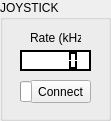
    <widget class="QGroupBox" name="JoystickInterfaceGroup">
     <property name="geometry">
      <rect>
       <x>10</x>
       <y>270</y>
       <width>111</width>
       <height>121</height>
      </rect>
     </property>
     <property name="title">
      <string>JOYSTICK</string>
     </property>
     <widget class="QPushButton" name="ConnectJoystick">
      <property name="geometry">
       <rect>
        <x>30</x>
        <y>80</y>
        <width>61</width>
        <height>23</height>
       </rect>
      </property>
      <property name="text">
       <string>Connect</string>
      </property>
     </widget>
     <widget class="QLCDNumber" name="JoystickLoopRate">
      <property name="enabled">
       <bool>true</bool>
      </property>
      <property name="geometry">
       <rect>
        <x>20</x>
        <y>50</y>
        <width>71</width>
        <height>21</height>
       </rect>
      </property>
      <property name="palette">
       <palette>
        <active>
         <colorrole role="WindowText">
          <brush brushstyle="SolidPattern">
           <color alpha="255">
            <red>255</red>
            <green>255</green>
            <blue>255</blue>
           </color>
          </brush>
         </colorrole>
         <colorrole role="Button">
          <brush brushstyle="SolidPattern">
           <color alpha="255">
            <red>255</red>
            <green>255</green>
            <blue>255</blue>
           </color>
          </brush>
         </colorrole>
         <colorrole role="Light">
          <brush brushstyle="SolidPattern">
           <color alpha="255">
            <red>0</red>
            <green>0</green>
            <blue>0</blue>
           </color>
          </brush>
         </colorrole>
         <colorrole role="Midlight">
          <brush brushstyle="SolidPattern">
           <color alpha="255">
            <red>0</red>
            <green>0</green>
            <blue>0</blue>
           </color>
          </brush>
         </colorrole>
         <colorrole role="Dark">
          <brush brushstyle="SolidPattern">
           <color alpha="255">
            <red>0</red>
            <green>0</green>
            <blue>0</blue>
           </color>
          </brush>
         </colorrole>
         <colorrole role="Mid">
          <brush brushstyle="SolidPattern">
           <color alpha="255">
            <red>0</red>
            <green>0</green>
            <blue>0</blue>
           </color>
          </brush>
         </colorrole>
         <colorrole role="Text">
          <brush brushstyle="SolidPattern">
           <color alpha="255">
            <red>255</red>
            <green>255</green>
            <blue>255</blue>
           </color>
          </brush>
         </colorrole>
         <colorrole role="BrightText">
          <brush brushstyle="SolidPattern">
           <color alpha="255">
            <red>255</red>
            <green>255</green>
            <blue>255</blue>
           </color>
          </brush>
         </colorrole>
         <colorrole role="ButtonText">
          <brush brushstyle="SolidPattern">
           <color alpha="255">
            <red>255</red>
            <green>255</green>
            <blue>255</blue>
           </color>
          </brush>
         </colorrole>
         <colorrole role="Base">
          <brush brushstyle="SolidPattern">
           <color alpha="255">
            <red>255</red>
            <green>255</green>
            <blue>255</blue>
           </color>
          </brush>
         </colorrole>
         <colorrole role="Window">
          <brush brushstyle="SolidPattern">
           <color alpha="255">
            <red>255</red>
            <green>255</green>
            <blue>255</blue>
           </color>
          </brush>
         </colorrole>
         <colorrole role="Shadow">
          <brush brushstyle="SolidPattern">
           <color alpha="255">
            <red>0</red>
            <green>0</green>
            <blue>0</blue>
           </color>
          </brush>
         </colorrole>
         <colorrole role="AlternateBase">
          <brush brushstyle="SolidPattern">
           <color alpha="255">
            <red>255</red>
            <green>255</green>
            <blue>255</blue>
           </color>
          </brush>
         </colorrole>
        </active>
        <inactive>
         <colorrole role="WindowText">
          <brush brushstyle="SolidPattern">
           <color alpha="255">
            <red>255</red>
            <green>255</green>
            <blue>255</blue>
           </color>
          </brush>
         </colorrole>
         <colorrole role="Button">
          <brush brushstyle="SolidPattern">
           <color alpha="255">
            <red>255</red>
            <green>255</green>
            <blue>255</blue>
           </color>
          </brush>
         </colorrole>
         <colorrole role="Light">
          <brush brushstyle="SolidPattern">
           <color alpha="255">
            <red>0</red>
            <green>0</green>
            <blue>0</blue>
           </color>
          </brush>
         </colorrole>
         <colorrole role="Midlight">
          <brush brushstyle="SolidPattern">
           <color alpha="255">
            <red>0</red>
            <green>0</green>
            <blue>0</blue>
           </color>
          </brush>
         </colorrole>
         <colorrole role="Dark">
          <brush brushstyle="SolidPattern">
           <color alpha="255">
            <red>0</red>
            <green>0</green>
            <blue>0</blue>
           </color>
          </brush>
         </colorrole>
         <colorrole role="Mid">
          <brush brushstyle="SolidPattern">
           <color alpha="255">
            <red>0</red>
            <green>0</green>
            <blue>0</blue>
           </color>
          </brush>
         </colorrole>
         <colorrole role="Text">
          <brush brushstyle="SolidPattern">
           <color alpha="255">
            <red>255</red>
            <green>255</green>
            <blue>255</blue>
           </color>
          </brush>
         </colorrole>
         <colorrole role="BrightText">
          <brush brushstyle="SolidPattern">
           <color alpha="255">
            <red>255</red>
            <green>255</green>
            <blue>255</blue>
           </color>
          </brush>
         </colorrole>
         <colorrole role="ButtonText">
          <brush brushstyle="SolidPattern">
           <color alpha="255">
            <red>255</red>
            <green>255</green>
            <blue>255</blue>
           </color>
          </brush>
         </colorrole>
         <colorrole role="Base">
          <brush brushstyle="SolidPattern">
           <color alpha="255">
            <red>255</red>
            <green>255</green>
            <blue>255</blue>
           </color>
          </brush>
         </colorrole>
         <colorrole role="Window">
          <brush brushstyle="SolidPattern">
           <color alpha="255">
            <red>255</red>
            <green>255</green>
            <blue>255</blue>
           </color>
          </brush>
         </colorrole>
         <colorrole role="Shadow">
          <brush brushstyle="SolidPattern">
           <color alpha="255">
            <red>0</red>
            <green>0</green>
            <blue>0</blue>
           </color>
          </brush>
         </colorrole>
         <colorrole role="AlternateBase">
          <brush brushstyle="SolidPattern">
           <color alpha="255">
            <red>255</red>
            <green>255</green>
            <blue>255</blue>
           </color>
          </brush>
         </colorrole>
        </inactive>
        <disabled>
         <colorrole role="WindowText">
          <brush brushstyle="SolidPattern">
           <color alpha="255">
            <red>0</red>
            <green>0</green>
            <blue>0</blue>
           </color>
          </brush>
         </colorrole>
         <colorrole role="Button">
          <brush brushstyle="SolidPattern">
           <color alpha="255">
            <red>255</red>
            <green>255</green>
            <blue>255</blue>
           </color>
          </brush>
         </colorrole>
         <colorrole role="Light">
          <brush brushstyle="SolidPattern">
           <color alpha="255">
            <red>0</red>
            <green>0</green>
            <blue>0</blue>
           </color>
          </brush>
         </colorrole>
         <colorrole role="Midlight">
          <brush brushstyle="SolidPattern">
           <color alpha="255">
            <red>0</red>
            <green>0</green>
            <blue>0</blue>
           </color>
          </brush>
         </colorrole>
         <colorrole role="Dark">
          <brush brushstyle="SolidPattern">
           <color alpha="255">
            <red>0</red>
            <green>0</green>
            <blue>0</blue>
           </color>
          </brush>
         </colorrole>
         <colorrole role="Mid">
          <brush brushstyle="SolidPattern">
           <color alpha="255">
            <red>0</red>
            <green>0</green>
            <blue>0</blue>
           </color>
          </brush>
         </colorrole>
         <colorrole role="Text">
          <brush brushstyle="SolidPattern">
           <color alpha="255">
            <red>0</red>
            <green>0</green>
            <blue>0</blue>
           </color>
          </brush>
         </colorrole>
         <colorrole role="BrightText">
          <brush brushstyle="SolidPattern">
           <color alpha="255">
            <red>255</red>
            <green>255</green>
            <blue>255</blue>
           </color>
          </brush>
         </colorrole>
         <colorrole role="ButtonText">
          <brush brushstyle="SolidPattern">
           <color alpha="255">
            <red>0</red>
            <green>0</green>
            <blue>0</blue>
           </color>
          </brush>
         </colorrole>
         <colorrole role="Base">
          <brush brushstyle="SolidPattern">
           <color alpha="255">
            <red>255</red>
            <green>255</green>
            <blue>255</blue>
           </color>
          </brush>
         </colorrole>
         <colorrole role="Window">
          <brush brushstyle="SolidPattern">
           <color alpha="255">
            <red>255</red>
            <green>255</green>
            <blue>255</blue>
           </color>
          </brush>
         </colorrole>
         <colorrole role="Shadow">
          <brush brushstyle="SolidPattern">
           <color alpha="255">
            <red>0</red>
            <green>0</green>
            <blue>0</blue>
           </color>
          </brush>
         </colorrole>
         <colorrole role="AlternateBase">
          <brush brushstyle="SolidPattern">
           <color alpha="255">
            <red>255</red>
            <green>255</green>
            <blue>255</blue>
           </color>
          </brush>
         </colorrole>
        </disabled>
       </palette>
      </property>
      <property name="autoFillBackground">
       <bool>true</bool>
      </property>
      <property name="numDigits">
       <number>5</number>
      </property>
     </widget>
     <widget class="QLabel" name="JoystickLoopRateLabel">
      <property name="geometry">
       <rect>
        <x>30</x>
        <y>30</y>
        <width>51</width>
        <height>16</height>
       </rect>
      </property>
      <property name="text">
       <string>Rate (kHz)</string>
      </property>
     </widget>
     <widget class="QProgressBar" name="JoystickConnectedLight">
      <property name="geometry">
       <rect>
        <x>20</x>
        <y>81</y>
        <width>12</width>
        <height>21</height>
       </rect>
      </property>
      <property name="maximum">
       <number>1</number>
      </property>
      <property name="value">
       <number>0</number>
      </property>
      <property name="textVisible">
       <bool>false</bool>
      </property>
     </widget>
    </widget>
